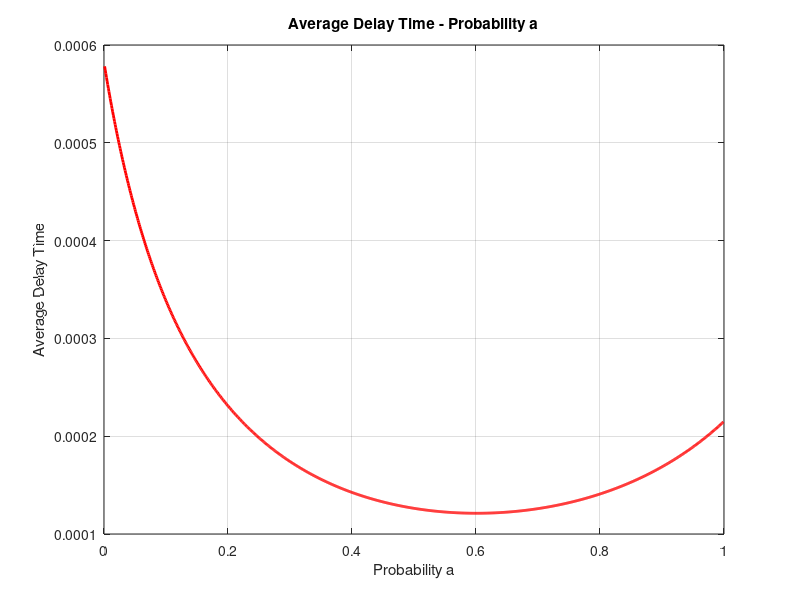

MATLAB code to generate this figure:
clc;
clear all;
close all;
pkg load queueing

% Initialization
a = 0.001:0.001:0.999;
lambda = 10000; % l = 10*10^3
lambda1 = 10000*a;
lambda2 = 10000*(1-a);
mu1 = 14648;
mu2 = 11718;

total_delay = zeros(size(a));

for i = 1:length(a)
    [U1, R1, Q1, X1, P1] = qsmm1(lambda1(i), mu1);
    [U2, R2, Q2, X2, P2] = qsmm1(lambda2(i), mu2);
    total_requests = Q1 + Q2;
    total_delay(i) = total_requests / lambda;
end
#https://octave.sourceforge.io/queueing/function/qsmm1.html
#U = Server utilization
#S = Server response time
#Q = Average number of requests in the system
#X = Server throughput. If the system is ergodic (mu > lambda), we always have X = lambda
#P = Steady-state probability that there are no requests in the system.
[min_delay, min_index] = min(total_delay);
min_a = a(min_index);

figure(1);
plot(a, total_delay, 'r', 'linewidth', 2);
title('Average Delay Time - Probability a')
xlabel('Probability a');
ylabel('Average Delay Time');
grid on;

disp(['Minimum value of a: ', num2str(min_a)]);
disp(['Minimum total delay: ', num2str(min_delay)]);
